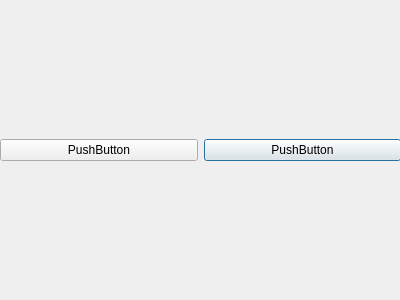
<?xml version="1.0" encoding="UTF-8"?>
<ui version="4.0">
 <class>testLayout</class>
 <widget class="QDialog" name="testLayout">
  <property name="geometry">
   <rect>
    <x>0</x>
    <y>0</y>
    <width>400</width>
    <height>300</height>
   </rect>
  </property>
  <property name="windowTitle">
   <string>Dialog</string>
  </property>
  <widget class="QWidget" name="gridLayoutWidget">
   <property name="geometry">
    <rect>
     <x>0</x>
     <y>0</y>
     <width>401</width>
     <height>301</height>
    </rect>
   </property>
   <layout class="QGridLayout" name="gridLayout_2">
    <item row="0" column="1">
     <widget class="QPushButton" name="pushButton">
      <property name="text">
       <string>PushButton</string>
      </property>
     </widget>
    </item>
    <item row="0" column="0">
     <widget class="QPushButton" name="pushButton_2">
      <property name="text">
       <string>PushButton</string>
      </property>
     </widget>
    </item>
   </layout>
  </widget>
 </widget>
 <resources/>
 <connections/>
</ui>
